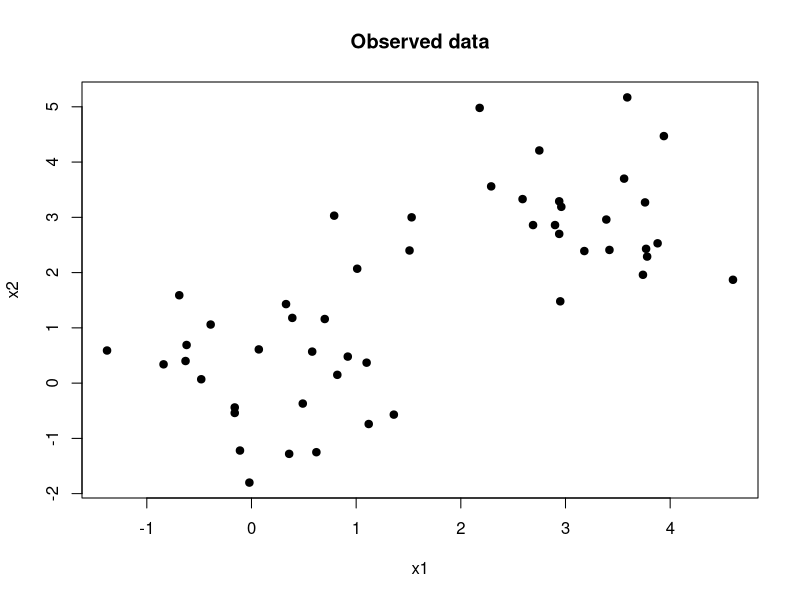
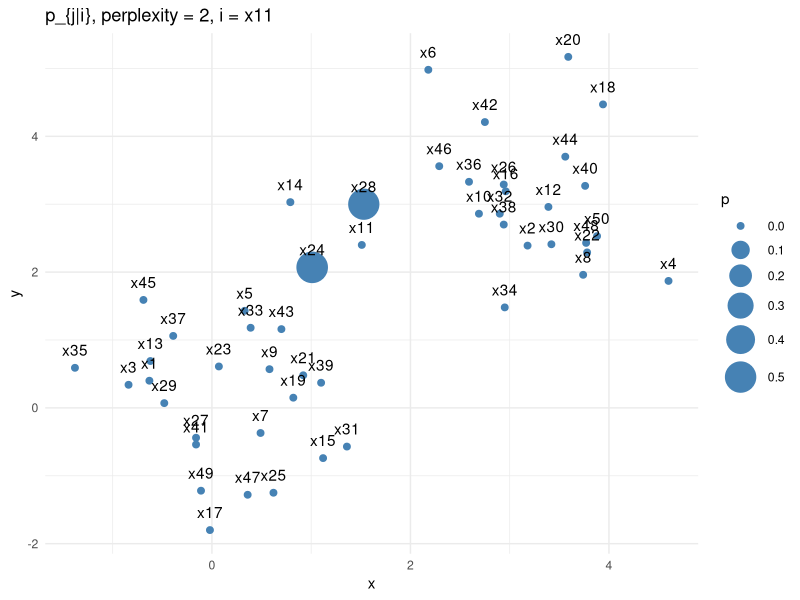
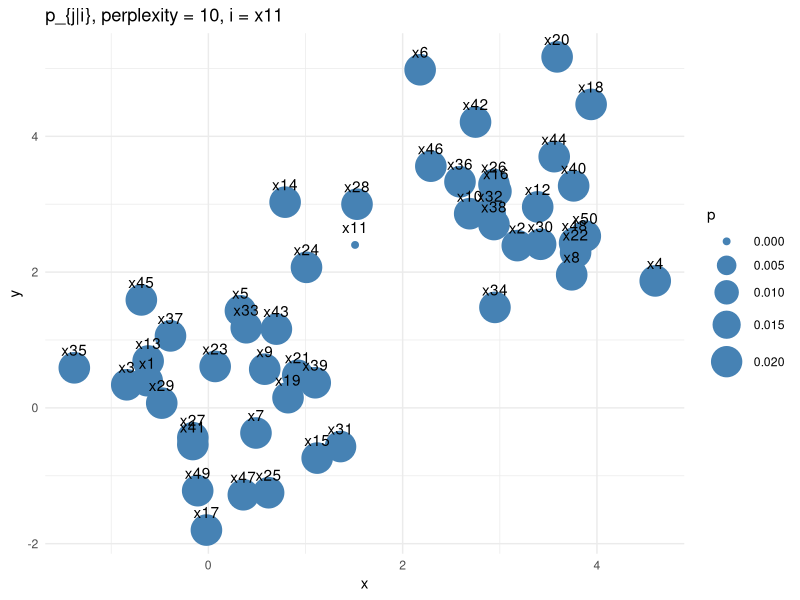
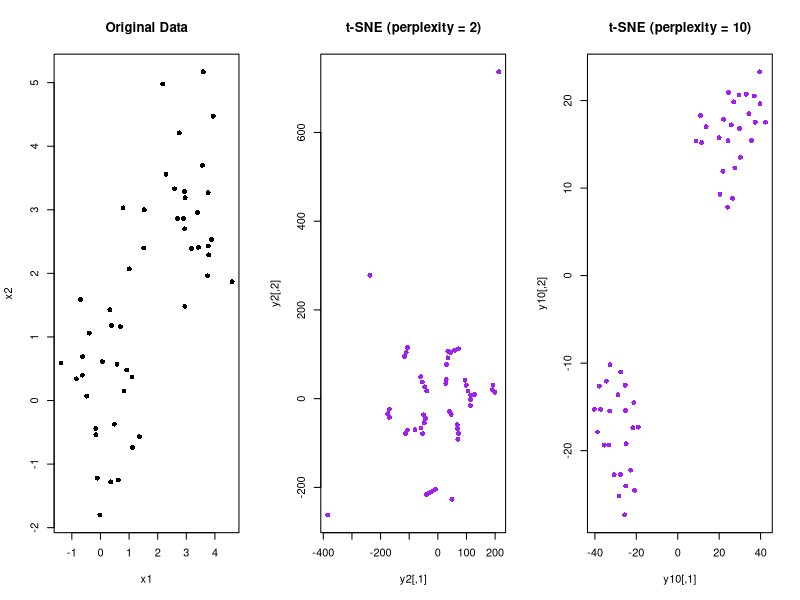

Source code (R) for these figures, in order:
library(ggplot2)
library(Rtsne)

############################################################
# 1. CONDITIONAL PROBABILITIES p_{j|i} IN HIGH DIMENSIONS
############################################################

# Given distances from point i to all other points
# and a variance sigma^2,
# compute the conditional probabilities
#
#   p_{j|i} ∝ exp( -||x_i - x_j||^2 / (2 sigma_i^2) )
#
conditional_probs <- function(dist_i, sigma2)
{
  # numerator of the Gaussian kernel
  num <- exp(-dist_i^2 / (2 * sigma2))
  
  # remove self–probability p_{i|i}
  num[which(dist_i == 0)] <- 0
  
  # normalize so probabilities sum to 1
  num <- num / sum(num)
  
  as.numeric(num)
}

############################################################
# 2. LOW-DIMENSIONAL AFFINITIES Q
############################################################

# Construct the joint probability matrix Q in low dimensions
#
# q_{ij} ∝ 1 / (1 + ||y_i - y_j||^2)
#
# This corresponds to a Student-t distribution
# with 1 degree of freedom (Cauchy)
make_Q <- function(ys)
{
  # pairwise distances in embedding space
  Dy <- as.matrix(dist(ys))
  
  # heavy-tailed kernel
  num_q <- 1 / (1 + Dy^2)
  
  # remove diagonal terms
  diag(num_q) <- 0
  
  # normalize to make a probability mass function
  Q <- num_q / sum(num_q)
  
  return(Q)
}

############################################################
# 3. ENTROPY AND PERPLEXITY
############################################################

# Shannon entropy of a probability mass function
entropy <- function(p, eps = 1e-12) {
  p <- p[p > eps]      # avoid log(0)
  -sum(p * log2(p))
}

############################################################
# 4. FIND sigma^2 FOR A GIVEN PERPLEXITY
############################################################

# Perplexity is defined as:
#
#   perplexity = 2^{H(P_i)}
#
# This function finds sigma_i^2 such that
# entropy(p_{j|i}) matches the desired perplexity.
#
# Done using binary search.
find_sigma2 <- function(dist_i, perplexity, tol = 1e-5, max_iter = 50) 
{
  # target entropy corresponding to desired perplexity
  target_entropy <- log2(perplexity)
  
  # bounds for sigma^2
  sigma2_min <- 1e-10
  sigma2_max <- 1e5
  sigma2 <- 1
  
  for (iter in 1:max_iter) {
    
    # compute conditional probabilities
    p <- conditional_probs(dist_i, sigma2)
    
    # entropy of current distribution
    H <- entropy(p)
    
    # stop if close enough
    if (abs(H - target_entropy) < tol) {
      break
    }
    
    if (H > target_entropy) {
      # distribution too spread out
      # → sigma too large
      sigma2_max <- sigma2
      sigma2 <- (sigma2 + sigma2_min) / 2
    } else {
      # distribution too concentrated
      # → sigma too small
      sigma2_min <- sigma2
      sigma2 <- (sigma2 + sigma2_max) / 2
    }
  }
  
  sigma2
}

############################################################
# 5. KULLBACK–LEIBLER DIVERGENCE
############################################################

# KL(P || Q) = sum_{ij} p_{ij} log(p_{ij} / q_{ij})
KL <- function(P, Q) 
{
  idx <- P > 0
  sum(P[idx] * log(P[idx] / Q[idx]))
}

############################################################
# 6. GENERATE A SIMPLE TWO-CLUSTER DATASET
############################################################

set.seed(1)

n <- 50

# two Gaussian clusters in 2D
X <- cbind(
  rnorm(n, rep(c(0,3), n/2)),
  rnorm(n, rep(c(0,3), n/2))
)

X <- round(X, 2)
colnames(X) <- c("x1", "x2")
rownames(X) <- paste0("x", 1:n)

# visualize original data
plot(
  X[,1], X[,2],
  pch = 19,
  xlab = "x1",
  ylab = "x2",
  main = "Observed data"
)

############################################################
# 7. PAIRWISE DISTANCES
############################################################

# Euclidean distance matrix
D <- as.matrix(dist(X))

############################################################
# 8. FIND LOCAL BANDWIDTHS sigma_i^2
############################################################

# small perplexity → local neighborhoods
# large perplexity → more global neighborhoods
sigma2_vec2  <- as.numeric(apply(D, 1, find_sigma2, 2))
sigma2_vec10 <- as.numeric(apply(D, 1, find_sigma2, 100))

# compare bandwidths
cbind(sigma2_vec2, sigma2_vec10)

############################################################
# 9. CONDITIONAL PROBABILITIES p_{j|i}
############################################################

P_cond2  <- matrix(0, n, n)
P_cond10 <- matrix(0, n, n)

for (i in 1:n) {
  P_cond2[i, ]  <- conditional_probs(D[i, ], sigma2_vec2[i])
  P_cond10[i, ] <- conditional_probs(D[i, ], sigma2_vec10[i])
}

round(P_cond2, 3)

############################################################
# 10. VISUALIZE CONDITIONAL DISTRIBUTIONS
############################################################

i <- 11  # reference point

df <- data.frame(
  x = X[,1],
  y = X[,2],
  p = P_cond2[i, ],
  label = rownames(X)
)

ggplot(df, aes(x, y)) +
  geom_point(aes(size = p), color = "steelblue") +
  geom_text(aes(label = label), vjust = -1) +
  scale_size(range = c(2, 10)) +
  ggtitle(paste("p_{j|i}, perplexity = 2, i =", rownames(X)[i])) +
  theme_minimal()

# same visualization for larger perplexity
df <- data.frame(
  x = X[,1],
  y = X[,2],
  p = P_cond10[i, ],
  label = rownames(X)
)

ggplot(df, aes(x, y)) +
  geom_point(aes(size = p), color = "steelblue") +
  geom_text(aes(label = label), vjust = -1) +
  scale_size(range = c(2, 10)) +
  ggtitle(paste("p_{j|i}, perplexity = 10, i =", rownames(X)[i])) +
  theme_minimal()

############################################################
# 11. SYMMETRIZED JOINT PROBABILITIES P_{ij}
############################################################

# t-SNE uses:
#
#   P_{ij} = (p_{j|i} + p_{i|j}) / (2n)
#
P2  <- (P_cond2  + t(P_cond2))  / (2 * n)
P10 <- (P_cond10 + t(P_cond10)) / (2 * n)

sum(P2)   # should be 1
sum(P10)

############################################################
# 12. BAD EMBEDDING EXAMPLE
############################################################

# random 2D embedding
y_bad <- matrix(rnorm(n * 2), nrow = n)
rownames(y_bad) <- rownames(X)

Q_bad <- make_Q(y_bad)

# KL divergence should be large
kl_bad2  <- KL(P2,  Q_bad)
kl_bad10 <- KL(P10, Q_bad)

c(kl_bad2, kl_bad10)

############################################################
# 13. RUN ACTUAL t-SNE
############################################################

tsne_fit2 <- Rtsne(
  X,
  dims = 2,
  perplexity = 2,
  check_duplicates = FALSE,
  verbose = TRUE
)

tsne_fit10 <- Rtsne(
  X,
  dims = 2,
  perplexity = 10,
  check_duplicates = FALSE,
  verbose = TRUE
)

y2  <- tsne_fit2$Y
y10 <- tsne_fit10$Y

Q2  <- make_Q(y2)
Q10 <- make_Q(y10)

# KL divergence should now be much smaller
c(KL(P2, Q2), KL(P10, Q10))

# visualize embeddings
par(mfrow = c(1,3))
plot(X, col = "black", pch = 16, main = "Original Data")
plot(y2, col = "purple", main = "t-SNE (perplexity = 2)", pch = 16)
plot(y10, col = "purple", main = "t-SNE (perplexity = 10)", pch = 16)
